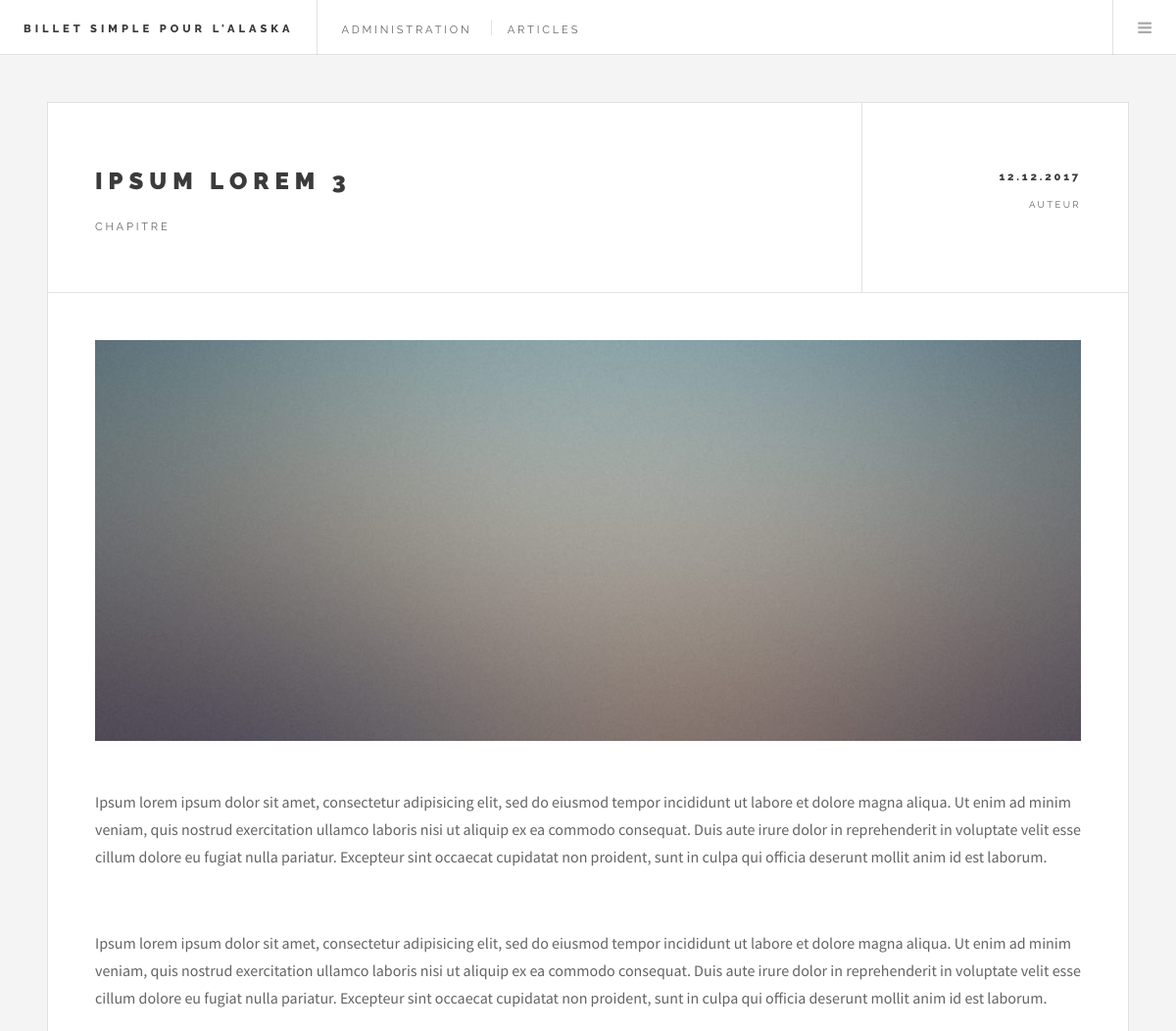
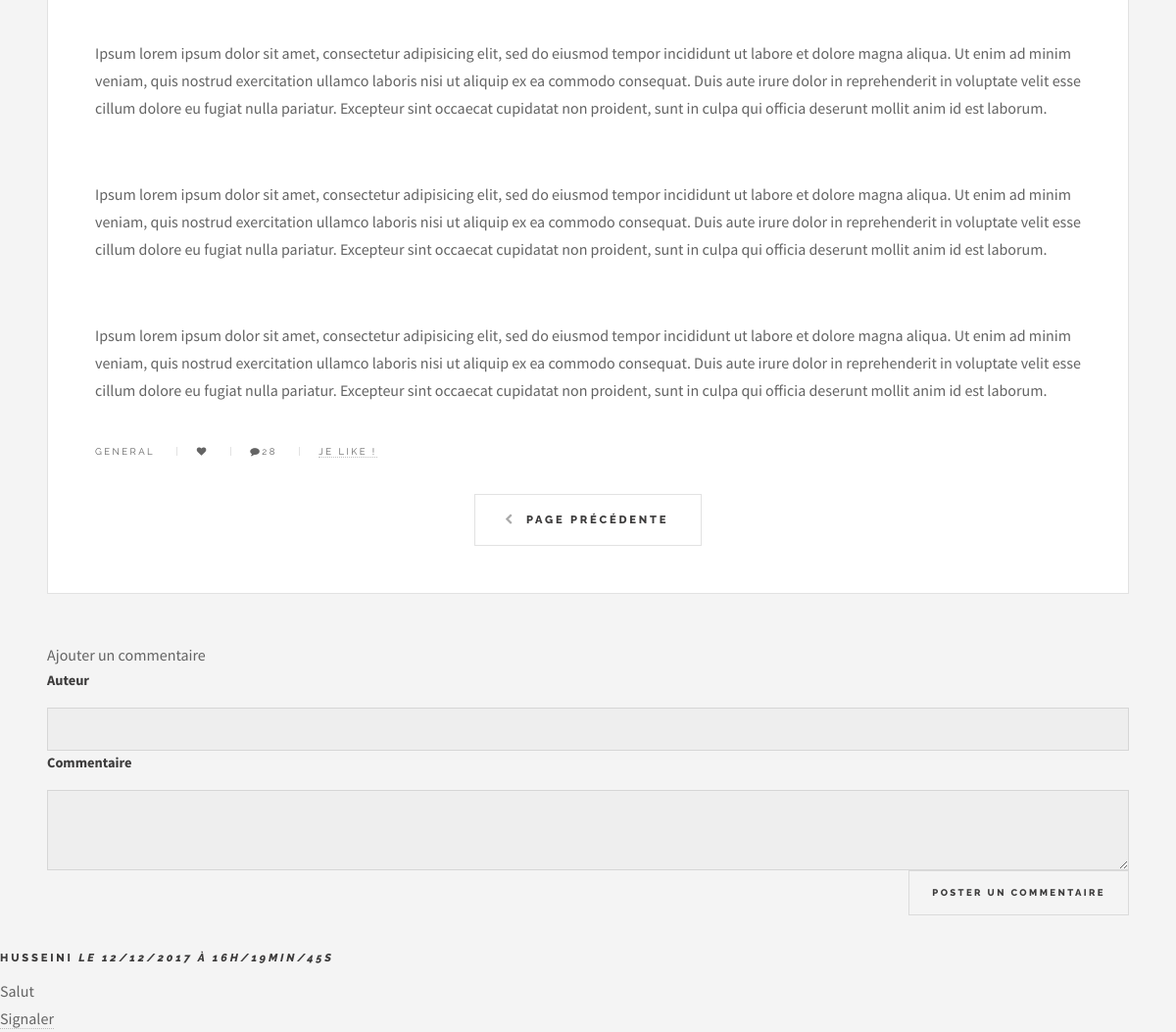
Screenshot of /index.php?page=1&front=post&id=33 with the database file from the repository (2 pictures, top to bottom).
### tables this page shows
CREATE TABLE `news` (
  `id` int(11) NOT NULL,
  `title` varchar(255) DEFAULT NULL,
  `content` text,
  `likes` int(11) DEFAULT NULL,
  `image` varchar(255) DEFAULT NULL,
  `post_date` datetime NOT NULL,
  `last_edit` datetime DEFAULT NULL
);

CREATE TABLE `comment` (
  `id` int(11) NOT NULL,
  `postId` int(11) DEFAULT NULL,
  `author` varchar(255) DEFAULT NULL,
  `content` text,
  `reporting` int(11) DEFAULT NULL,
  `comment_date` datetime NOT NULL
);

### model/Manager.php (called while the page is built)
<?php
class Manager
{
	protected function dbConnect()
	{
		try
	    {
	        $db = new PDO('mysql:host=localhost;dbname=projet_3;charset=utf8', 'root', '');
	        return $db;
	    }
	    catch(Exception $e)
	    {
	        die('Erreur : '.$e->getMessage());
	    }
	}
}

### model/PostManager.php (called while the page is built, shortened)
<?php
require_once('Manager.php');
class PostManager extends Manager
{
	private $_db;
	public function __construct()
	{
		$this->_db = $this->dbConnect();
	}
	public function get($id)
	{
		if(is_int($id))
		{
			$req = $this->_db->query('SELECT id, title, content, likes, DATE_FORMAT(post_date, \'%d.%m.%Y\') AS postDate, DATE_FORMAT(last_edit, \'%d/%m/%Y à %Hh/%imin/%ss\') AS lastEdit FROM news WHERE id = ' . $id);
			$data = $req->fetch(PDO::FETCH_ASSOC);
		}
		else
		{
			$req = $this->_db->prepare('SELECT id, title, content, likes, DATE_FORMAT(post_date, \'%d.%m.%Y\') AS postDate, DATE_FORMAT(last_edit, \'%d/%m/%Y à %Hh/%imin/%ss\') AS lastEdit FROM news WHERE title = :title');
    		$req->execute([':title' => $id]);
    		$data = $req->fetch(PDO::FETCH_ASSOC);
		}
		return new Post($data);
	}
}

### model/News.php (called while the page is built, shortened)
<?php
abstract class News
{
	public function hydrate(array $data)
	{
		foreach($data as $key => $value)
		{
			$method = 'set' . ucfirst($key);
		}
	}
}

### model/Post.php (called while the page is built, shortened)
<?php
require('News.php');
class Post extends News
{
	private $_id;
	private $_title;
	private $_content;
	private $_postDate;
	public function setId($id)
	{
		$id = (int) $id;
		if($id > 0)
		{
			$this->_id = $id;
		}
	}
	public function setTitle($title)
	{
		$title = (string) $title;
		$this->_title = $title;
	}
	public function setContent($content)
	{
		$content = (string) htmlspecialchars_decode($content);
		$this->_content = $content;
	}
	public function setPostDate($date)
	{
		$date = (string) $date;
		$this->_postDate = $date;
	}
	public function setLastEdit($date)
	{
		$date = (string) $date;
	}
	public function id()
	{
		return $this->_id;
	}
	public function title()
	{
		return $this->_title;
	}
	public function content()
	{
		return $this->_content;
	}
	public function postDate()
	{
		return $this->_postDate;
	}
}

### model/CommentManager.php (called while the page is built, shortened)
<?php
require_once('Manager.php');
class CommentManager extends Manager
{
	private $_db;
	public function __construct()
	{
		$this->_db = $this->dbConnect();
	}
	public function getComments($postId)
	{
		$comments = [];
	    $req = $this->_db->prepare('SELECT id, author, content, reporting, DATE_FORMAT(comment_date, \'%d/%m/%Y à %Hh/%imin/%ss\') AS commentDate FROM comment WHERE postId = :postId ORDER BY comment_date DESC');
	    $req->execute([':postId' => $postId]);
	    while($data = $req->fetch(PDO::FETCH_ASSOC))
	    {
	    	$comments[] = new Comment($data);
	    }
	    return $comments;
	}
}

### model/Comment.php (called while the page is built, shortened)
<?php
require_once('News.php');
class Comment extends News
{
	private $_id;
	private $_author;
	private $_content;
	private $_commentDate;
	public function setId($id)
	{
		$id = (int) $id;
		if($id > 0)
		{
			$this->_id = $id;
		}
	}
	public function setAuthor($author)
	{
		$author = (string) $author;
		$this->_author = $author;
	}
	public function setContent($content)
	{
		$content = (string) $content;
		$this->_content = $content;
	}
	public function setReporting($reporting)
	{
		$reporting = (int) $reporting;
	}
	public function setCommentDate($commentDate)
	{
		$this->_commentDate = $commentDate;
	}
	public function id()
	{
		return $this->_id;
	}
	public function author()
	{
		return $this->_author;
	}
	public function content()
	{
		return $this->_content;
	}
	public function commentDate()
	{
		return $this->_commentDate;
	}
}

### view/frontend/postView.php (the view, shortened to what this page needs)
<!DOCTYPE HTML>
<html>
	<head>
		<link rel = "stylesheet" href = "assets/css/main.css" />
	</head>
	<body class = "single">
<?php
include('public/header.php');
?>
		<div id = "main">
			<article class = "post">
				<header>
					<div class = "title">
						<h2><?= $post->title(); ?></h2>
						<p>Chapitre</p>
					</div>
					<div class = "meta">
						<time class = "published" datetime = "2015-11-01"><?= $post->postDate() ?></time>
						<span class = "author name">Auteur</span>
					</div>
				</header>
				<span class = "image featured"><img src = "images/pic01.jpg" alt = "Image mise en avant" /></span>
				<p><?= nl2br($post->content()); ?></p>
				<footer>
					<ul class = "stats">
						<li>General</li>
						<li class = "icon fa-heart"><?= $post->likes(); ?></li>
						<li class = "icon fa-comment">28</li>
						<li><a href = "index.php?action=like&amp;page=<?= $currentPage; ?>&amp;postId=<?= $post->id(); ?>" class = "">Je like ! </a></li>
					</ul>
				</footer>
				<ul class="actions pagination">
					<li><a href = "index.php?front=listPosts&amp;page=<?= $currentPage ?>" class = "button big previous">Page précédente</a></li>
				</ul>
			</article>
		<div/>
				<legend>Ajouter un commentaire</legend>
				<form action = "index.php?action=postComment&amp;postId=<?= $post->id(); ?>&amp;page=<?= $currentPage; ?>" method = "post">
		        	<fieldset>
		        		<label for = "author">Auteur</label>
		        		<input type = "text" name = "author" />
		        	</fieldset>
		        	<fieldset>
		        		<label for = "comment">Commentaire</label>
		        	</fieldset>
		        	<textarea name = "comment"></textarea>
		    		<input class = "btn btn-default pull-right" type = "submit" value = "Poster un commentaire" />
				</form>
			</div>
<?php
foreach($comments as $comment)
{
?>			<div class>
            	<h4><?= $comment->author(); ?> <em> le <?= $comment->commentDate(); ?></em></h4>
            	<div>
	            	<?= nl2br(htmlspecialchars($comment->content())); ?>
	            </div>
				<a class = "btn btn-default" href = "index.php?action=report&amp;idComment=<?= $comment->id()?>&amp;idPost=<?=$post->id()?>&amp;page=<?= $currentPage; ?>">Signaler</a>
            </div>
<?php
}
?>
	</body>
</html>

### rows the page displays
news: title "IPSUM LOREM 3", content "Ipsum lorem ipsum dolor sit amet, consectetur adipisicing elit, sed do eiusmod tempor incididunt ut labore et dolore magna aliqua. Ut enim ad minim veniam, quis nostrud exercitation ullamco laboris nisi ut aliquip ex ea commodo consequat. Duis aute irure dolor in reprehenderit in voluptate velit esse cillum dolore eu fugiat nulla pariatur. Excepteur sint occaecat cupidatat non proident, sunt in culpa qui officia deserunt mollit anim id est laborum. Ipsum lorem ipsum dolor sit amet, consectetur adipisicing elit, sed do eiusmod tempor incididunt ut labore et dolore magna aliqua. Ut enim ad minim veniam, quis nostrud exercitation ullamco laboris nisi ut aliquip ex ea commodo consequat. Duis…"
comment: author "HUSSEINI", commentDate "12/12/2017 À 16H/19MIN/45S", content "Salut"

### other values shown
$post->postDate() "12.12.2017"
